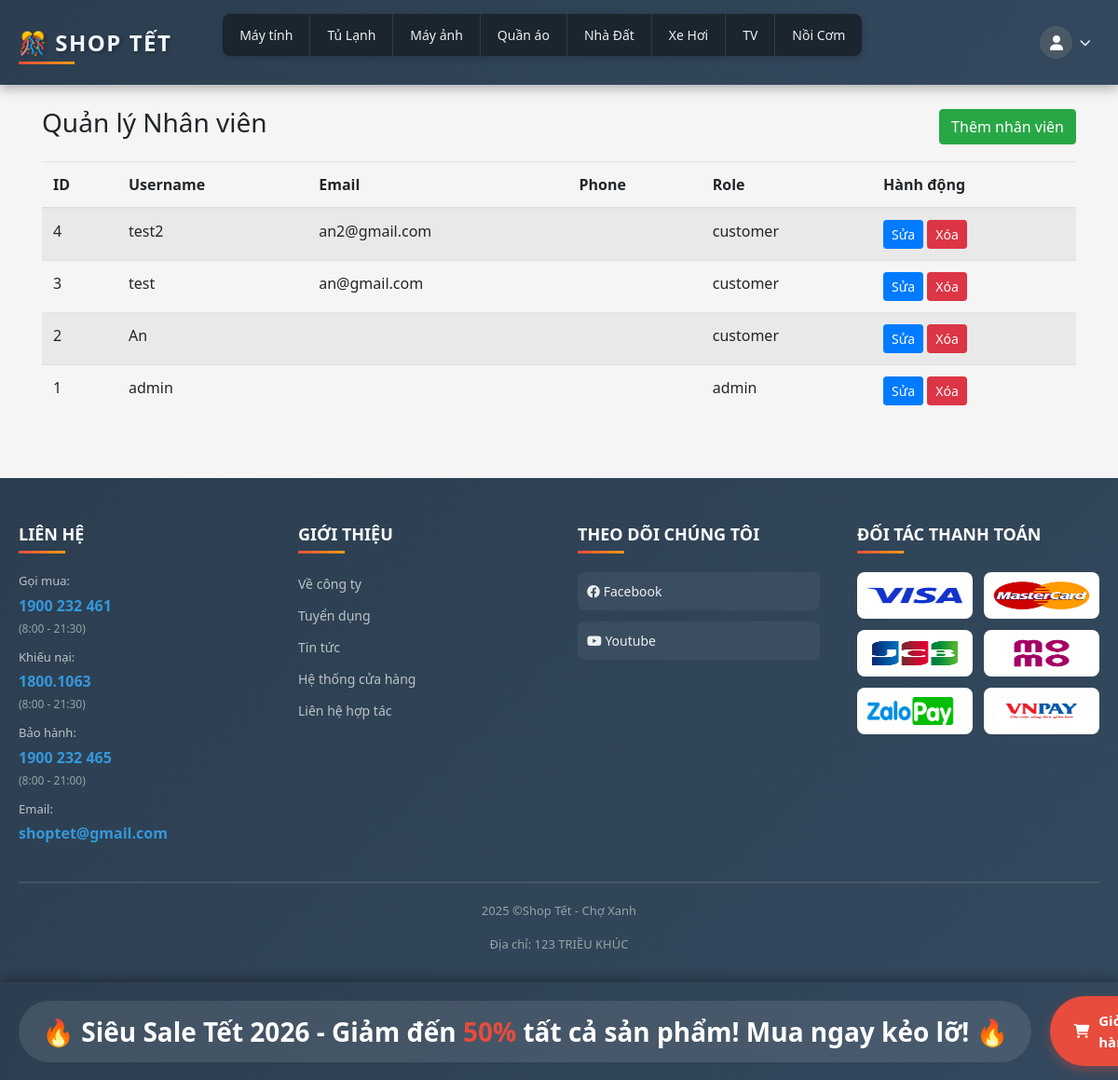
/index.php?page=admin_staff (signed in), run on an earlier commit of the app's database.
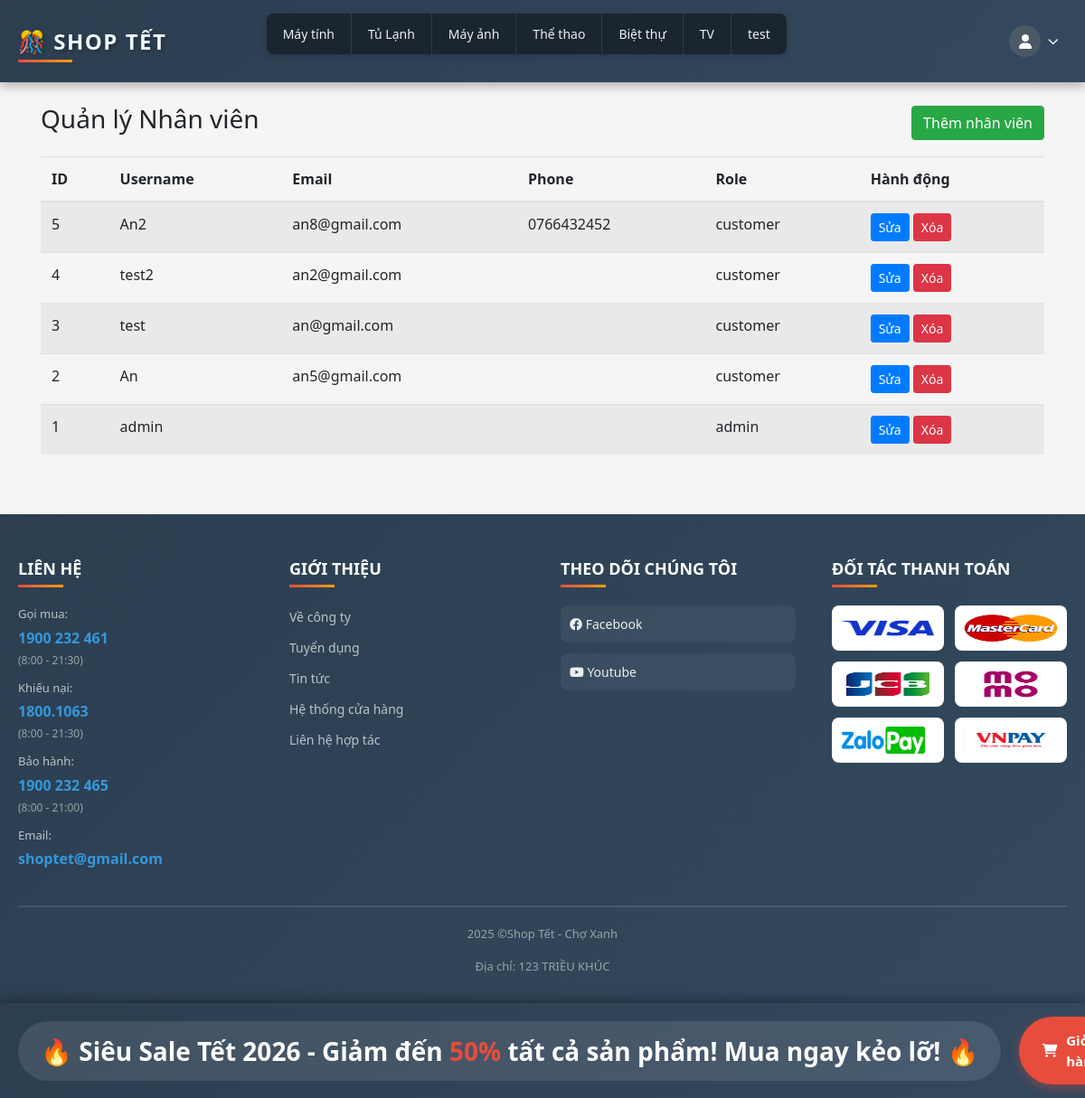
And on a later commit of the database.
### tables this page shows
CREATE TABLE `categories` (
  `id` int(11) NOT NULL,
  `name` varchar(100) NOT NULL
);

CREATE TABLE `users` (
  `id` int(11) NOT NULL,
  `username` varchar(50) NOT NULL,
  `password` varchar(255) NOT NULL,
  `email` varchar(100) DEFAULT NULL,
  `phone` varchar(15) DEFAULT NULL,
  `role` enum('admin','customer') DEFAULT 'customer'
);

### pages/admin_staff.php (the view, shortened to what this page needs)
<?php
include __DIR__ . '/../config/db.php';
$sql = "SELECT id, username, email, phone, role FROM users ORDER BY id DESC";
$res = $conn->query($sql);
?>
<div class="container mt-4">
    <div class="d-flex justify-content-between align-items-center mb-3">
        <h3>Quản lý Nhân viên</h3>
        <a href="index.php?page=staff_add" class="btn btn-success">Thêm nhân viên</a>
    </div>
    <?php if ($res && $res->num_rows > 0): ?>
        <table class="table table-striped">
            <thead>
                <tr>
                    <th>ID</th>
                    <th>Username</th>
                    <th>Email</th>
                    <th>Phone</th>
                    <th>Role</th>
                    <th>Hành động</th>
                </tr>
            </thead>
            <tbody>
                <?php while ($row = $res->fetch_assoc()): ?>
                    <tr>
                        <td><?php echo $row['id']; ?></td>
                        <td><?php echo htmlspecialchars($row['username'] ?? ''); ?></td>
                        <td><?php echo htmlspecialchars($row['email'] ?? ''); ?></td>
                        <td><?php echo htmlspecialchars($row['phone'] ?? ''); ?></td>
                        <td><?php echo htmlspecialchars($row['role'] ?? ''); ?></td>
                        <td>
                            <a href="index.php?page=staff_edit&id=<?php echo $row['id']; ?>" class="btn btn-sm btn-primary">Sửa</a>
                            <a href="index.php?page=staff_delete&id=<?php echo $row['id']; ?>" class="btn btn-sm btn-danger">Xóa</a>
                        </td>
                    </tr>
                <?php endwhile; ?>
            </tbody>
        </table>
    <?php else: ?>
        <div class="alert alert-info">Chưa có nhân viên nào.</div>
    <?php endif; ?>
</div>

### partials/head.php (shortened to what this page needs)
<?php
$isLoggedIn = false;
require_once __DIR__ . '/../config/db.php';
$sql = "SELECT id, name FROM categories";
$result = $conn->query($sql);
$categories = [];
while ($row = $result->fetch_assoc()) {
    $categories[] = $row;
}
if (isset($_SESSION['user_id'])) {
    $isLoggedIn = true;
}
?>
<!DOCTYPE html>
<html lang="vi">
<head>
    <link rel="stylesheet" href="https://stackpath.bootstrapcdn.com/bootstrap/4.5.2/css/bootstrap.min.css">
    <link rel="stylesheet" href="https://cdnjs.cloudflare.com/ajax/libs/font-awesome/6.0.0-beta3/css/all.min.css">
    <link rel="stylesheet" href="css/head.css">
    <link rel="stylesheet" href="css/product.css">
    <link rel="stylesheet" href="css/auth.css">
    <link rel="stylesheet" href="css/profile.css">
</head>
<body>
    <header>
        <div class="header-container">
            <div class="header-top">
                <a href="index.php" class="logo-link" style="color: aliceblue !important; text-decoration: none !important;">
                    <div class="logo" style="color: inherit; text-decoration: none;">🎊 Shop Tết</div>
                </a>
                <ul class="menu">
                    <?php
                    $visibleCount = 8;
                    $totalCategories = count($categories);
                    for ($i = 0; $i < min($visibleCount, $totalCategories); $i++):
                        $cat = $categories[$i];
                        ?>
                        <li>
                            <a href="index.php?page=category&id=<?= $cat['id'] ?>">
                                <?= htmlspecialchars($cat['name']) ?>
                            </a>
                        </li>
                    <?php endfor; ?>
                </ul>
                <?php if ($isLoggedIn): ?>
                    <div class="user-menu-container">
                        <div class="user-avatar-wrapper" id="userAvatar">
                            <div class="user-avatar">
                                <i class="fa-solid fa-user"></i>
                            </div>
                            <i class="fas fa-chevron-down caret-icon"></i>
                        </div>
                    </div>
                <?php endif; ?>
            </div>
        </div>
    </header>
    <div class="bottom-bar">
        <div class="bottom-container">
            <div class="ads-section">
                <div class="ads-text">
                    <span>🔥 Siêu Sale Tết 2026 - Giảm đến <b>50%</b> tất cả sản phẩm! Mua ngay kẻo lỡ! 🔥</span>
                </div>
            </div>
            <a href="index.php?page=cart" class="cart-button"><i class="fa-solid fa-cart-shopping"></i>Giỏ hàng</a>
        </div>
    </div>

What changed in the data, as far as the page shows it:
removed categories: name "Xe Hơi"
removed categories: name "Nồi Cơm"
changed categories: name "Quần áo" → "Thể thao"
changed categories: name "Nhà Đất" → "Biệt thự"
added categories: name "test"
added users: id "5", username "An2", email "an8@gmail.com", phone "0766432452", role "customer"
changed users "An": email (not shown) → "an5@gmail.com"
